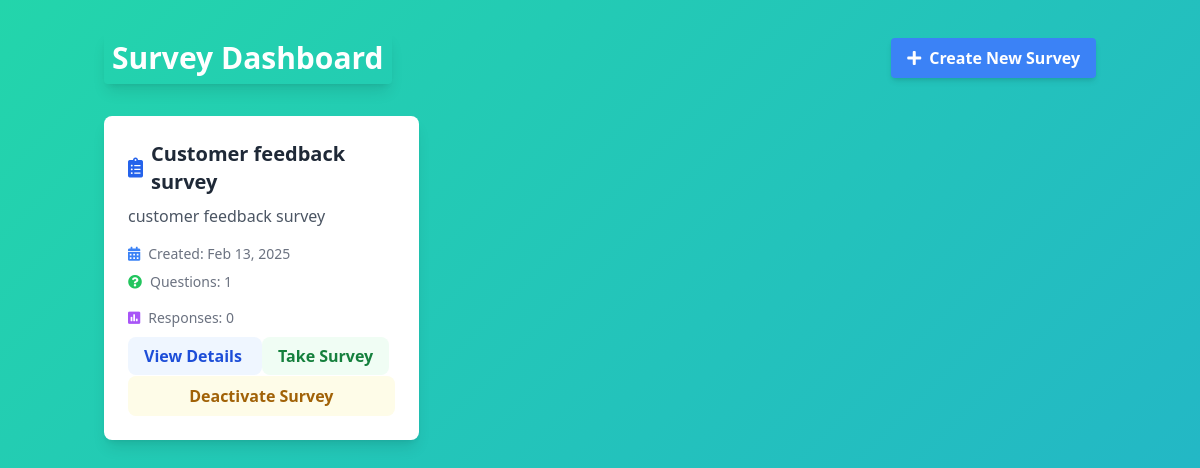
Page /survey/ (signed in) on the earlier database version.
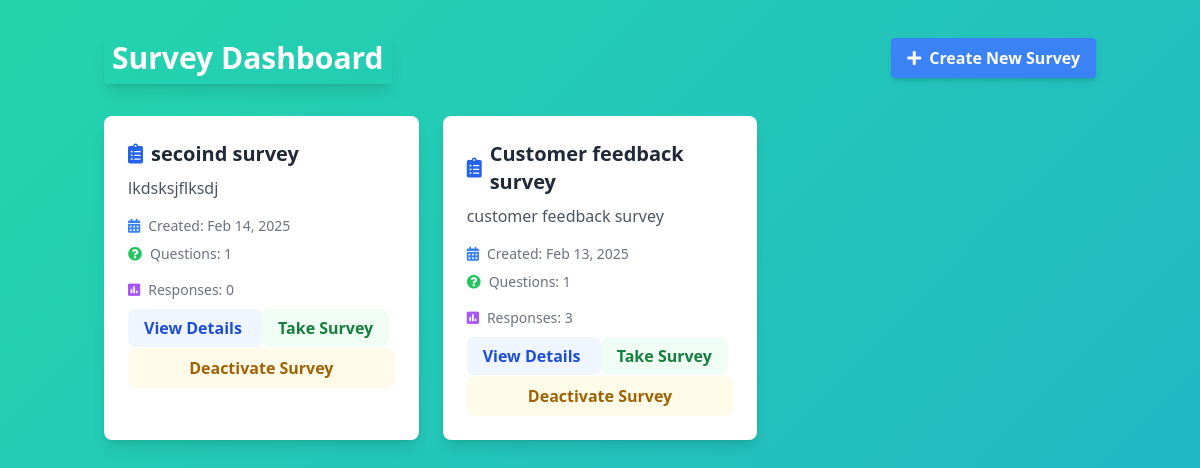
Same page on the later database version.
### surveys/models.py (models this page shows, shortened)
class Survey(models.Model):
    title = models.CharField(max_length=200)
    description = models.TextField(blank=True, null=True)
    user = models.ForeignKey(
        settings.AUTH_USER_MODEL,
        on_delete=models.CASCADE,
        related_name='surveys',
        null=True  # Allow existing surveys to remain
    )
    created_at = models.DateTimeField(auto_now_add=True)
    updated_at = models.DateTimeField(auto_now=True)
    unique_link = models.CharField(max_length=16, unique=True, blank=True)
    external_link = models.CharField(max_length=16, unique=True, blank=True, null=True)
    max_external_responses = models.PositiveIntegerField(null=True, blank=True)
    external_response_count = models.PositiveIntegerField(default=0)
    is_active = models.BooleanField(default=True)  # New field to track survey activation status
    expiry_datetime = models.DateTimeField(null=True, blank=True)
    is_expired = models.BooleanField(default=False)
    points = models.IntegerField(default=0)

### surveys/views.py (the view)
# urls.py: path('', HomeView.as_view(), name='home'),
class HomeView(LoginRequiredMixin, View):
    def get(self, request):
        surveys = Survey.objects.filter(user=request.user, is_active=True).order_by('-created_at')
        return render(request, 'surveys/home.html', {
            'surveys': surveys,
            'user': request.user
        })

### templates/surveys/home.html (shortened to what this page needs)
<!DOCTYPE html>
<html lang="en">
<head>
    <script src="https://cdn.tailwindcss.com"></script>
    <link rel="stylesheet" href="https://cdnjs.cloudflare.com/ajax/libs/font-awesome/5.15.4/css/all.min.css">
</head>
<body class="animated-bg min-h-screen bg-gray-100">
    <div class="container mx-auto px-4 py-8">
        <div class="flex justify-between items-center mb-8">
            <h1 class="text-3xl font-bold text-white shadow-lg p-2 rounded">Survey Dashboard</h1>
            <a href="{% url 'surveys:create_survey' %}"
               class="bg-blue-500 hover:bg-blue-700 text-white font-bold py-2 px-4 rounded transition transform hover:scale-105 shadow-md">
                <i class="fas fa-plus mr-2"></i>Create New Survey
            </a>
        </div>
        {% if surveys %}
        <div class="grid md:grid-cols-2 lg:grid-cols-3 gap-6">
            {% for survey in surveys %}
            <div class="bg-white shadow-lg rounded-lg p-6 hover:shadow-xl transition-all duration-300 transform hover:-translate-y-2">
                <h2 class="text-xl font-semibold mb-2 text-gray-800 flex items-center">
                    <i class="fas fa-clipboard-list mr-2 text-blue-600"></i>
                    {{ survey.title }}
                </h2>
                <p class="text-gray-600 mb-4 truncate">{{ survey.description|default:"No description" }}</p>
                <div class="flex items-center text-sm text-gray-500 mb-2">
                    <i class="fas fa-calendar-alt mr-2 text-blue-500"></i>
                    Created: {{ survey.created_at|date:"M d, Y" }}
                </div>
                <div class="flex items-center text-sm text-gray-500 mb-4">
                    <i class="fas fa-question-circle mr-2 text-green-500"></i>
                    Questions: {{ survey.questions.count }}
                </div>
                <div class="flex items-center text-sm text-gray-500 mb-4">
                    <i class="fas fa-poll mr-2 text-purple-500"></i>
                    Responses: {{ survey.responses.count }}
                </div>
                <a href="{% url 'surveys:survey_detail' survey.id %}"
                   class="w-full bg-blue-50 text-blue-700 hover:bg-blue-100 py-2 px-4 rounded-lg text-center font-semibold transition-colors">
                    View Details
                </a>
                <a href="{% url 'surveys:take_survey' survey.unique_link %}"
                   class="w-full bg-green-50 text-green-700 hover:bg-green-100 py-2 px-4 rounded-lg text-center font-semibold transition-colors mt-2">
                    Take Survey
                </a>
                <form method="post" action="{% url 'surveys:deactivate_survey' survey.id %}" style="display:inline;">
                    <button type="submit" class="w-full bg-yellow-50 text-yellow-700 hover:bg-yellow-100 py-2 px-4 rounded-lg text-center font-semibold transition-colors mt-2" onclick="return confirm('Are you sure you want to deactivate this survey?');">
                        Deactivate Survey
                    </button>
                </form>
            </div>
            {% endfor %}
        </div>
        {% endif %}
    </div>
</body>
</html>

Differences in the rows shown:
added Survey: title "secoind survey", description "lkdsksjflksdj", created_at "Feb 14, 2025", questions.count "1", responses.count "0"
changed Survey "Customer feedback survey": responses.count "0" → "3"
